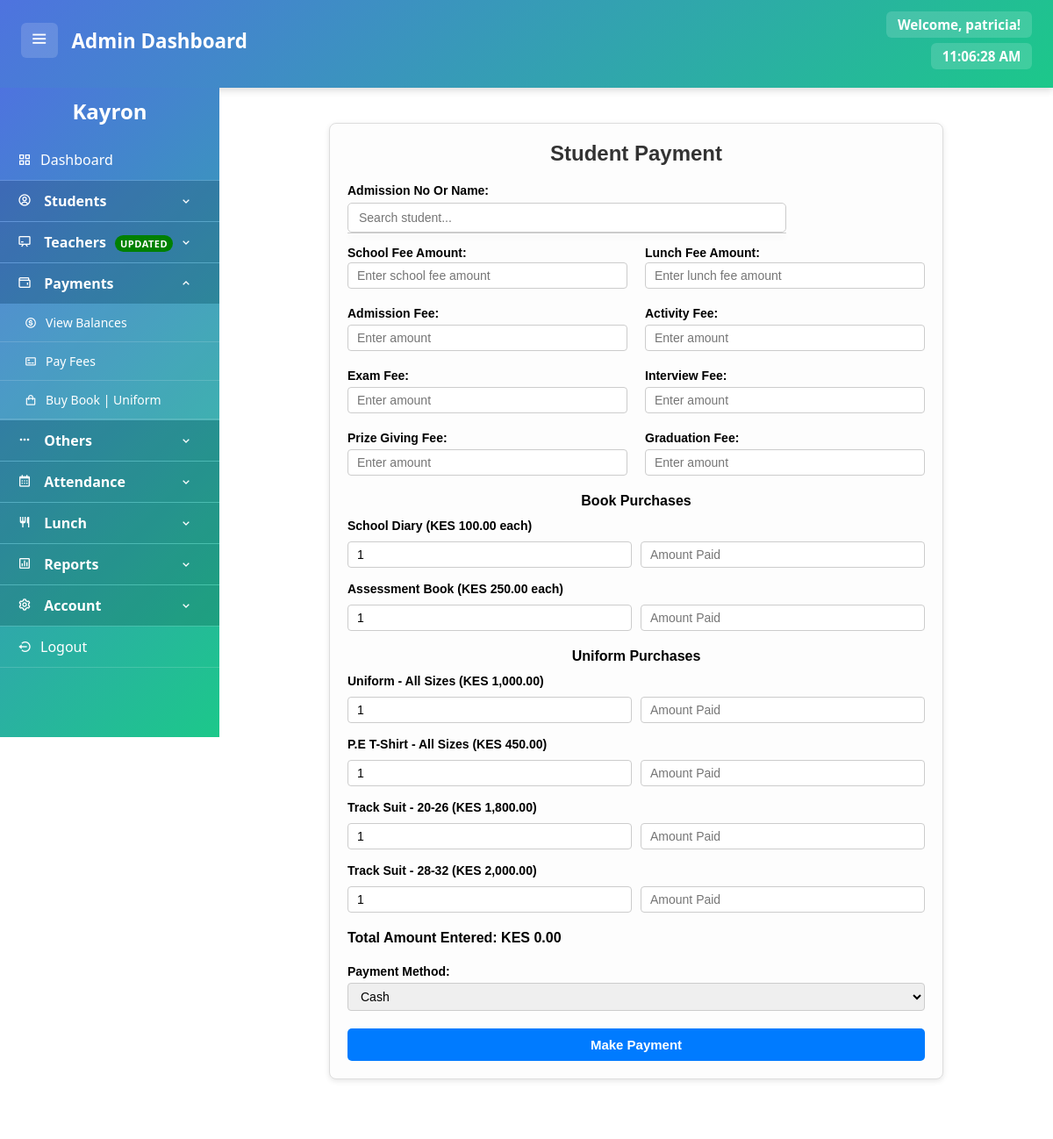
The page /php/school-fee-handler.php (signed in) on the database its author committed.
### tables this page shows
CREATE TABLE book_prices (
    book_id INT AUTO_INCREMENT PRIMARY KEY,
    category ENUM('Diary', 'Assessment Book') NOT NULL,
    book_name VARCHAR(100) NOT NULL,
    price DECIMAL(10,2) NOT NULL
);

CREATE TABLE uniform_prices (
    id INT AUTO_INCREMENT PRIMARY KEY,
    uniform_type ENUM('Uniform', 'P.E T-Shirt', 'Track Suit') NOT NULL,
    size VARCHAR(50) NOT NULL,
    price DECIMAL(10,2) NOT NULL
);

### php/school-fee-handler.php (the view, shortened to what this page needs)
<?php
include 'db.php';
$prefill_name = $_GET['student_name'] ?? '';
?>
<!DOCTYPE html>
<html lang="en">
<head>
    <link rel="stylesheet" href="../style/style-sheet.css">
    <link href='https://unpkg.com/boxicons@2.1.4/css/boxicons.min.css' rel='stylesheet'>
</head>
<body>
<?php include '../includes/header.php'; ?>
<div class="dashboard-container">
    <?php include'../includes/sidebar.php'; ?>
    <main class="content">
        <div class="payment-container">
        <h2>Student Payment</h2>
        <form method="POST" action="school-fee-handler.php">
                    <div class="form-group">
                        <label for="student-search">Admission No Or Name:</label>
                        <input type="text" id="student-search" placeholder="Search student..." autocomplete="off"
                            value="<?= htmlspecialchars($prefill_name); ?>">
                        <div id="suggestions"></div>
                    </div>
                    <div class="school-fees">
                        <div style="flex:1">
                            <label>School Fee Amount:</label>
                            <input type="number" name="school_amount" placeholder="Enter school fee amount" min="0" step="0.01">
                        </div>
                        <div style="flex:1">
                            <label>Lunch Fee Amount:</label>
                            <input type="number" name="lunch_amount" placeholder="Enter lunch fee amount" min="0" step="0.01">
                        </div>
                    </div>
                    <div class="others">
                        <div>
                            <label>Admission Fee:</label>
                            <input type="number" name="others[Admission]" placeholder="Enter amount" min="0" step="0.01">
                        </div>
                        <div>
                            <label>Activity Fee:</label>
                            <input type="number" name="others[Activity]" placeholder="Enter amount" min="0" step="0.01">
                        </div>
                        <div>
                            <label>Exam Fee:</label>
                            <input type="number" name="others[Exam]" placeholder="Enter amount" min="0" step="0.01">
                        </div>
                        <div>
                            <label>Interview Fee:</label>
                            <input type="number" name="others[Interview]" placeholder="Enter amount" min="0" step="0.01">
                        </div>
                        <div>
                            <label>Prize Giving Fee:</label>
                            <input type="number" name="others[Prize Giving]" placeholder="Enter amount" min="0" step="0.01">
                        </div>
                        <div>
                            <label>Graduation Fee:</label>
                            <input type="number" name="others[Graduation]" placeholder="Enter amount" min="0" step="0.01">
                        </div>
                    </div>
                <div class="books">
                    <h3>Book Purchases</h3>
                    <?php
                    $books_res = $conn->query("SELECT * FROM book_prices ORDER BY category ASC");
                    while ($book = $books_res->fetch_assoc()): ?>
                    <div style="margin-bottom:15px;">
                        <label><?= htmlspecialchars($book['book_name']) ?> (KES <?= number_format($book['price'], 2) ?> each)</label>
                        <div style="display:flex; gap:10px; margin-top:5px;">
                            <input type="number" name="books[<?= $book['book_id'] ?>][quantity]"
                                placeholder="Qty" min="0" value="1" style="flex:1;">
                            <input type="number" name="books[<?= $book['book_id'] ?>][amount]"
                                placeholder="Amount Paid" min="0" step="0.01"  style="flex:1;">
                        </div>
                    </div>
                    <?php endwhile; ?>
                </div>
                <div class="uniform">
                    <h3>Uniform Purchases</h3>
                    <?php
                    $uniforms_res = $conn->query("SELECT * FROM uniform_prices ORDER BY id ASC");
                    while ($uniform = $uniforms_res->fetch_assoc()): ?>
                    <div style="margin-bottom:15px;">
                        <label><?= htmlspecialchars($uniform['uniform_type']) ?> - <?= htmlspecialchars($uniform['size']) ?> (KES <?= number_format($uniform['price'], 2) ?>)</label>
                        <div style="display:flex; gap:10px; margin-top:5px;">
                        <input type="number" name="uniforms[<?= $uniform['id'] ?>][quantity]"
                                placeholder="Qty" min="0" value="1" style="flex:1;">
                        <input type="number" name="uniforms[<?= $uniform['id'] ?>][amount]"
                                placeholder="Amount Paid" min="0" step="0.01" style="flex:1;">
                        </div>
                    </div>
                    <?php endwhile; ?>
                </div>
                <div style="total">
                    Total Amount Entered: KES <span id="total-amount">0.00</span>
                </div>
                <div class="payments">
                    <label>Payment Method:</label>
                    <select name="payment_type" required>
                    <option value="Cash">Cash</option>
                    </select>
                </div>
            <button type="submit" class="btn">Make Payment</button>
        </form>
        </div>
    </main>
</div>
</body>
</html>

### style/style-sheet.css (style rules this page uses)
* { margin: 0; padding: 0; box-sizing: border-box; }
html, body { width: 100%; margin: 0; padding: 0; }
body { padding-bottom: 45px; margin: 0; font-family: 'Segoe UI', sans-serif; background: white; }
main, .content { margin-top: 100px; margin-left: 250px; padding: 20px; min-height: calc(100vh - 100px); background: white; }

### php/school-fee-handler.php (style rules this page uses)
.payment-container { max-width: 700px; margin: 20px auto; padding: 20px; background-color: #fdfdfd; border: 1px solid #ddd; border-radius: 8px; box-shadow: 0 2px 6px rgba(0,0,0,0.1); font-family: Arial, sans-serif; }
.payment-container h2 { text-align: center; margin-bottom: 20px; color: #333; }
.payment-container .form-group { margin-bottom: 15px; position: relative; }
.payment-container label { font-weight: bold; margin-bottom: 5px; display: inline-block; font-size: 14px; }
.payment-container input[type="text"], .payment-container input[type="number"], .payment-container select { padding: 6px 10px; font-size: 14px; border: 1px solid #ccc; border-radius: 4px; box-sizing: border-box; }
.form-group { position: relative; margin-bottom: 20px; width: 100%; max-width: 500px; }
.form-group label { display: block; font-weight: bold; margin-bottom: 6px; font-size: 14px; }
.form-group input[type="text"] { width: 100%; padding: 8px 12px; font-size: 14px; border-radius: 5px; border: 1px solid #ccc; box-sizing: border-box; }
#suggestions { position: absolute; top: 100%; left: 0; width: 100%; max-height: 180px; overflow-y: auto; border: 1px solid #ccc; border-top: none; background-color: #fff; z-index: 100; box-shadow: 0 4px 6px rgba(0,0,0,0.1); border-radius: 0 0 5px 5px; }
.school-fees { display: flex; gap: 20px; margin-bottom: 20px; }
.school-fees label { display: block; margin-bottom: 3px; }
.school-fees input { width: 100%; }
.others { display: flex; flex-wrap: wrap; gap: 20px; margin-bottom: 20px; }
.others > div { flex: 1 1 45%; display: flex; flex-direction: column; }
.others label { margin-bottom: 5px; font-weight: bold; }
.others input { padding: 6px 10px; font-size: 14px; border-radius: 4px; border: 1px solid #ccc; }
.books, .uniform { margin-bottom: 20px; }
.books h3, .uniform h3 { font-size: 16px; margin-bottom: 10px; text-align: center; }
.books div, .uniform div { margin-bottom: 10px; }
.books div > div, .uniform div > div { display: flex; gap: 10px; }
.books div > div input, .uniform div > div input { flex: 1; }
div[style="total"] { margin-bottom: 20px; font-weight: bold; font-size: 16px; }
.payments { margin-bottom: 20px; }
.payments label { margin-bottom: 5px; }
.payments select { padding: 6px 10px; font-size: 14px; border-radius: 4px; border: 1px solid #ccc; width: 100%; }
.btn { display: block; width: 100%; padding: 10px 0; font-size: 15px; background-color: #007bff; color: #fff; border: none; border-radius: 5px; cursor: pointer; font-weight: bold; transition: background 0.3s; }
input[type=number] { -moz-appearance: textfield; }

### rows shown on the page
book_prices: book_name "School Diary", price "100.00", book_id "1"
book_prices: book_name "Assessment Book", price "250.00"
uniform_prices: uniform_type "Uniform", size "All Sizes", price "1,000.00", id "1"
uniform_prices: uniform_type "P.E T-Shirt", size "All Sizes", price "450.00"
uniform_prices: uniform_type "Track Suit", size "20-26", price "1,800.00"
uniform_prices: uniform_type "Track Suit", size "28-32", price "2,000.00"

### other values the page prints
$username "patricia"
